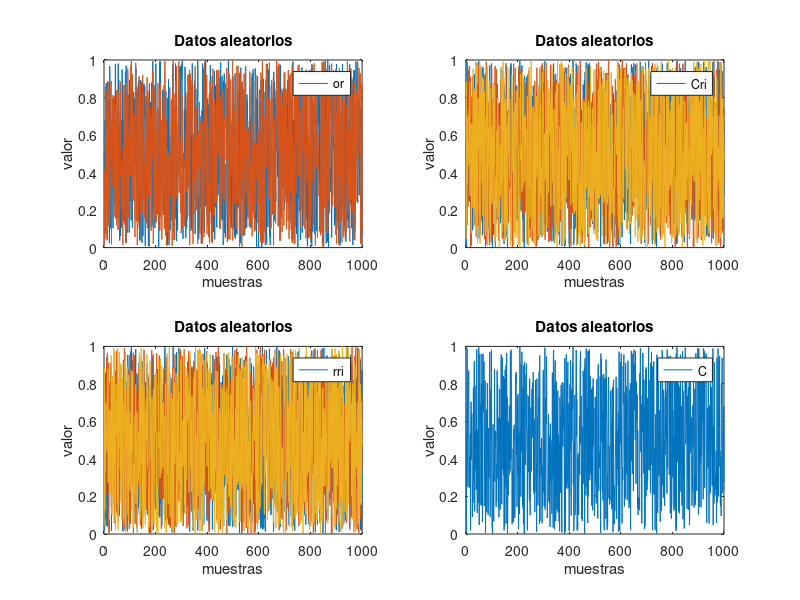

The MATLAB source for this figure:
% Actividad #3
% Objetivo: Graficar con subplot y guardarlos
% Nombre: sunombre

% Limpiar variables y linea de comandos
clear%para borrar el workspace y liberar memoria RAM
clc %limpiar el command window

%% Generar datos alatorios
% En todo dataset las filas son muestras y las comlumnas son variables
variables=5; %Columnas
vname=["Corriente","Voltaje","variable3","variable4","variable5"];
muestras=1000; %Filas
Dataset=rand(muestras, variables);
%matriz de muestras (filas) x variables (columnas)

%% Graficar el dataset
figure %no sobrescribe la anterior grafica

subplot(2,2,1)
plot(Dataset(:,2:3));%
title("Datos aleatorios");
xlabel("muestras");
ylabel("valor");
legend(vname(2:3))

subplot(2,2,2)
plot(Dataset(:,[1,4,5]));
title("Datos aleatorios");
xlabel("muestras");
ylabel("valor");
legend(vname([1,4,5]))

subplot(2,2,3)
plot(Dataset(:,3:5));%
title("Datos aleatorios");
xlabel("muestras");
ylabel("valor");
legend(vname(3:5))

subplot(2,2,4)
plot(Dataset(:,[1]));
title("Datos aleatorios");
xlabel("muestras");
ylabel("valor");
legend(vname([1]))
%clear
